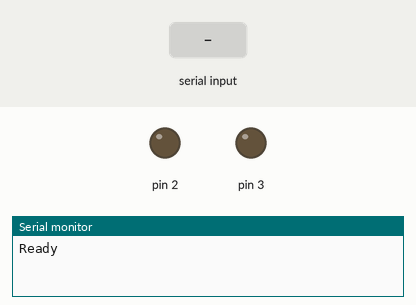
This sketch was run on a simulated Arduino Uno, built with avr-gcc and run on an emulated ATmega328P. On the bench: output pins drawn as LEDs (lit = HIGH), the last lines printed to the serial monitor. The test bench sets the inputs (shaded band).

Above: at 1.2 s.
1.3 s: "2" received over Serial
At 2.5 s:
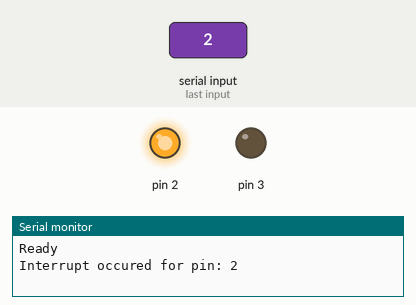
2.8 s: "3" received over Serial
At 3.7 s:
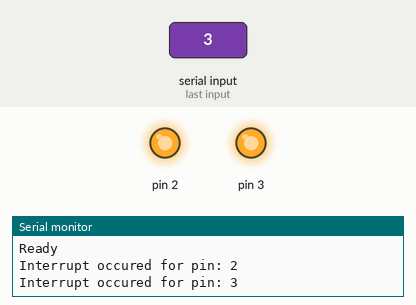
Timing chart, 0 to 5.8 s (numbered marks = the images above; inputs shaded):
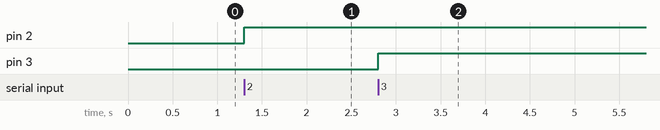

The sketch:

SoftwareInterrupts.ino
```cpp
#include <PinChangeInt.h>

void interruptFunction() {
  Serial.print("Interrupt occured for pin: ");
  Serial.println(PCintPort::arduinoPin);
}

void setup() {
  Serial.begin(115200);

  pinMode(2, OUTPUT);
  PCintPort::attachInterrupt(2, &interruptFunction, CHANGE);

  pinMode(3, OUTPUT);
  PCintPort::attachInterrupt(3, &interruptFunction, CHANGE);

  Serial.println("Ready");
}

void loop() {
  char val;
  while (Serial.available()) {
    val = Serial.read();

    if (val == '2') {
      digitalWrite(2, HIGH);
    }

    if (val == '3') {
      digitalWrite(3, HIGH);
    }
  }
}
```

Measured:
- after the input at 1.3 s, pin 2: LOW → HIGH at once
- after the input at 2.8 s, pin 3: LOW → HIGH at once
